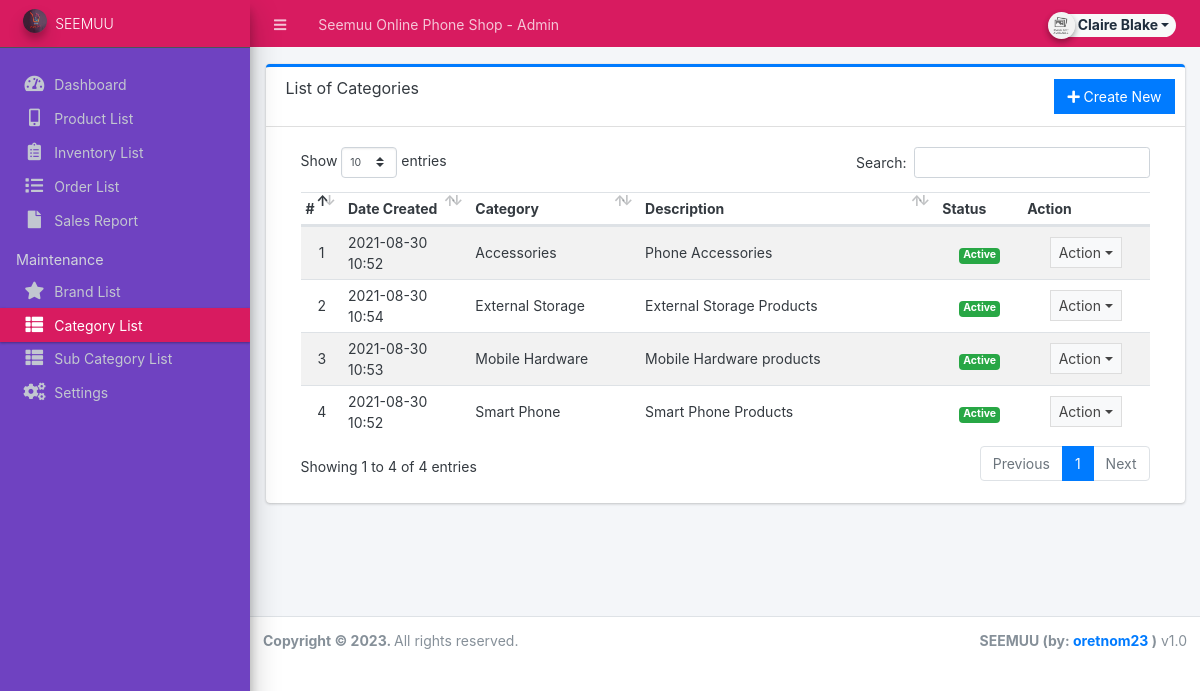
Screenshot of /admin/?page=maintenance/category (signed in) with the database file from the repository.
### tables this page shows
CREATE TABLE `categories` (
  `id` int(30) NOT NULL,
  `category` varchar(250) NOT NULL,
  `description` text,
  `status` tinyint(1) NOT NULL DEFAULT '1',
  `date_created` datetime NOT NULL DEFAULT CURRENT_TIMESTAMP
);

### admin/maintenance/category.php (the view, shortened to what this page needs)
<div class="card card-outline card-primary">
	<div class="card-header">
		<h3 class="card-title">List of Categories</h3>
		<div class="card-tools">
			<a href="javascript:void(0)" id="create_new" class="btn btn-flat btn-primary"><span class="fas fa-plus"></span>  Create New</a>
		</div>
	</div>
	<div class="card-body">
		<div class="container-fluid">
        <div class="container-fluid">
			<table class="table table-hover table-striped">
				<colgroup>
					<col width="5%">
					<col width="15%">
					<col width="20%">
					<col width="35%">
					<col width="10%">
					<col width="15%">
				</colgroup>
				<thead>
					<tr>
						<th>#</th>
						<th>Date Created</th>
						<th>Category</th>
						<th>Description</th>
						<th>Status</th>
						<th>Action</th>
					</tr>
				</thead>
				<tbody>
					<?php
					$i = 1;
						$qry = $conn->query("SELECT * from `categories` order by category asc ");
						while($row = $qry->fetch_assoc()):
                            $row['description'] = strip_tags(stripslashes(html_entity_decode($row['description'])));
					?>
						<tr>
							<td class="text-center"><?php echo $i++; ?></td>
							<td><?php echo date("Y-m-d H:i",strtotime($row['date_created'])) ?></td>
							<td><?php echo $row['category'] ?></td>
							<td ><p class="truncate-1 m-0"><?php echo $row['description'] ?></p></td>
							<td class="text-center">
                                <?php if($row['status'] == 1): ?>
                                    <span class="badge badge-success">Active</span>
                                <?php else: ?>
                                    <span class="badge badge-danger">Inactive</span>
                                <?php endif; ?>
                            </td>
							<td align="center">
								 <button type="button" class="btn btn-flat btn-default btn-sm dropdown-toggle dropdown-icon" data-toggle="dropdown">
				                  		Action
				                  </button>
							</td>
						</tr>
					<?php endwhile; ?>
				</tbody>
			</table>
		</div>
		</div>
	</div>
</div>

### rows the page displays
categories: date_created "2021-08-30 10:52", category "Accessories", description "Phone Accessories", status "Active"
categories: date_created "2021-08-30 10:54", category "External Storage", description "External Storage Products", status "Active"
categories: date_created "2021-08-30 10:53", category "Mobile Hardware", description "Mobile Hardware products", status "Active"
categories: date_created "2021-08-30 10:52", category "Smart Phone", description "Smart Phone Products", status "Active"

### other values shown
$_settings->info('name') "Seemuu Online Phone Shop"
$_settings->userdata('firstname').' '.$_settings->userdata('lastname') "Claire Blake"
$_settings->info('short_name') "SEEMUU"
